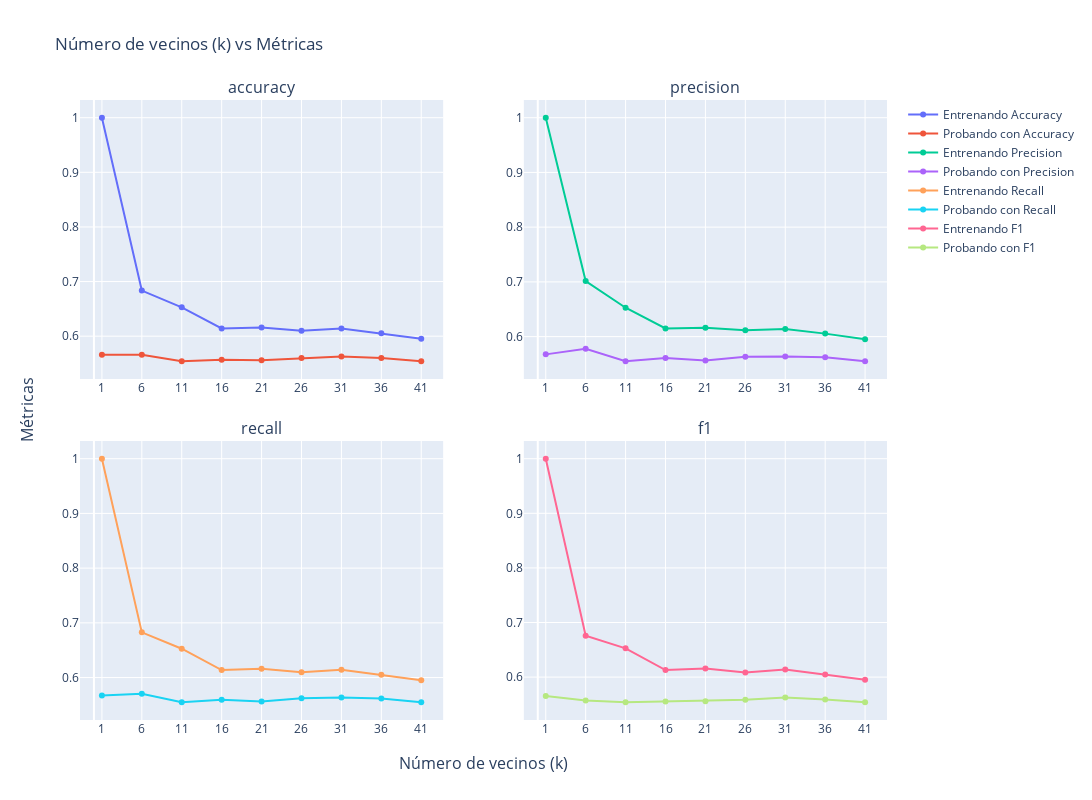

The notebook cell this image was saved under:
### Markdown cell above
##### Se analiza la Lista3 con test_size=0.5

### Code cell
# Se define los datos de entrada y salida
X1 = df[lista3]
Y1 = df['target']

# Se pasan los datos a arreglos de numpy
X = X1.to_numpy()
y = Y1.to_numpy()

plot_knn_metrics(X, y)

### Figure 1 — Plotly figure (JSON) as saved in the notebook; plotly's stock layout.template omitted (floating-point values rounded to 4 significant figures)
{"data": [{"name": "Entrenando Accuracy", "type": "scatter", "x": [1, 6, 11, 16, 21, 26, 31, 36, 41], "xaxis": "x", "y": [1, 0.6835, 0.6528, 0.6141, 0.6161, 0.6101, 0.6141, 0.6052, 0.5952], "yaxis": "y"}, {"name": "Probando con Accuracy", "type": "scatter", "x": [1, 6, 11, 16, 21, 26, 31, 36, 41], "xaxis": "x", "y": [0.5659, 0.5659, 0.554, 0.557, 0.556, 0.56, 0.5629, 0.56, 0.554], "yaxis": "y"}, {"name": "Entrenando Precision", "type": "scatter", "x": [1, 6, 11, 16, 21, 26, 31, 36, 41], "xaxis": "x2", "y": [1, 0.7014, 0.6528, 0.6149, 0.6161, 0.6115, 0.6141, 0.6055, 0.5952], "yaxis": "y2"}, {"name": "Probando con Precision", "type": "scatter", "x": [1, 6, 11, 16, 21, 26, 31, 36, 41], "xaxis": "x2", "y": [0.5675, 0.5777, 0.5551, 0.5607, 0.5562, 0.5631, 0.5639, 0.5624, 0.5549], "yaxis": "y2"}, {"name": "Entrenando Recall", "type": "scatter", "x": [1, 6, 11, 16, 21, 26, 31, 36, 41], "xaxis": "x3", "y": [1, 0.6826, 0.6528, 0.6138, 0.616, 0.6097, 0.6141, 0.605, 0.5952], "yaxis": "y3"}, {"name": "Probando con Recall", "type": "scatter", "x": [1, 6, 11, 16, 21, 26, 31, 36, 41], "xaxis": "x3", "y": [0.5671, 0.5704, 0.555, 0.5593, 0.5563, 0.562, 0.5637, 0.5616, 0.5548], "yaxis": "y3"}, {"name": "Entrenando F1", "type": "scatter", "x": [1, 6, 11, 16, 21, 26, 31, 36, 41], "xaxis": "x4", "y": [1, 0.6757, 0.6528, 0.613, 0.6159, 0.6084, 0.6141, 0.6046, 0.5952], "yaxis": "y4"}, {"name": "Probando con F1", "type": "scatter", "x": [1, 6, 11, 16, 21, 26, 31, 36, 41], "xaxis": "x4", "y": [0.5656, 0.5573, 0.5539, 0.5552, 0.556, 0.5586, 0.5629, 0.5592, 0.554], "yaxis": "y4"}], "layout": {"annotations": [{"font": {"size": 16}, "showarrow": false, "text": "accuracy", "x": 0.225, "xanchor": "center", "xref": "paper", "y": 1, "yanchor": "bottom", "yref": "paper"}, {"font": {"size": 16}, "showarrow": false, "text": "precision", "x": 0.775, "xanchor": "center", "xref": "paper", "y": 1, "yanchor": "bottom", "yref": "paper"}, {"font": {"size": 16}, "showarrow": false, "text": "recall", "x": 0.225, "xanchor": "center", "xref": "paper", "y": 0.45, "yanchor": "bottom", "yref": "paper"}, {"font": {"size": 16}, "showarrow": false, "text": "f1", "x": 0.775, "xanchor": "center", "xref": "paper", "y": 0.45, "yanchor": "bottom", "yref": "paper"}, {"font": {"size": 16}, "showarrow": false, "text": "Número de vecinos (k)", "x": 0.5, "xanchor": "center", "xref": "paper", "y": 0, "yanchor": "top", "yref": "paper", "yshift": -30}, {"font": {"size": 16}, "showarrow": false, "text": "Métricas", "textangle": -90, "x": 0, "xanchor": "right", "xref": "paper", "xshift": -40, "y": 0.5, "yanchor": "middle", "yref": "paper"}], "height": 800, "title": {"text": "Número de vecinos (k) vs Métricas"}, "width": 1500, "xaxis": {"anchor": "y", "domain": [0, 0.45], "tickvals": [1, 6, 11, 16, 21, 26, 31, 36, 41]}, "xaxis2": {"anchor": "y2", "domain": [0.55, 1], "tickvals": [1, 6, 11, 16, 21, 26, 31, 36, 41]}, "xaxis3": {"anchor": "y3", "domain": [0, 0.45], "tickvals": [1, 6, 11, 16, 21, 26, 31, 36, 41]}, "xaxis4": {"anchor": "y4", "domain": [0.55, 1], "tickvals": [1, 6, 11, 16, 21, 26, 31, 36, 41]}, "yaxis": {"anchor": "x", "domain": [0.55, 1]}, "yaxis2": {"anchor": "x2", "domain": [0.55, 1]}, "yaxis3": {"anchor": "x3", "domain": [0, 0.45]}, "yaxis4": {"anchor": "x4", "domain": [0, 0.45]}}}
